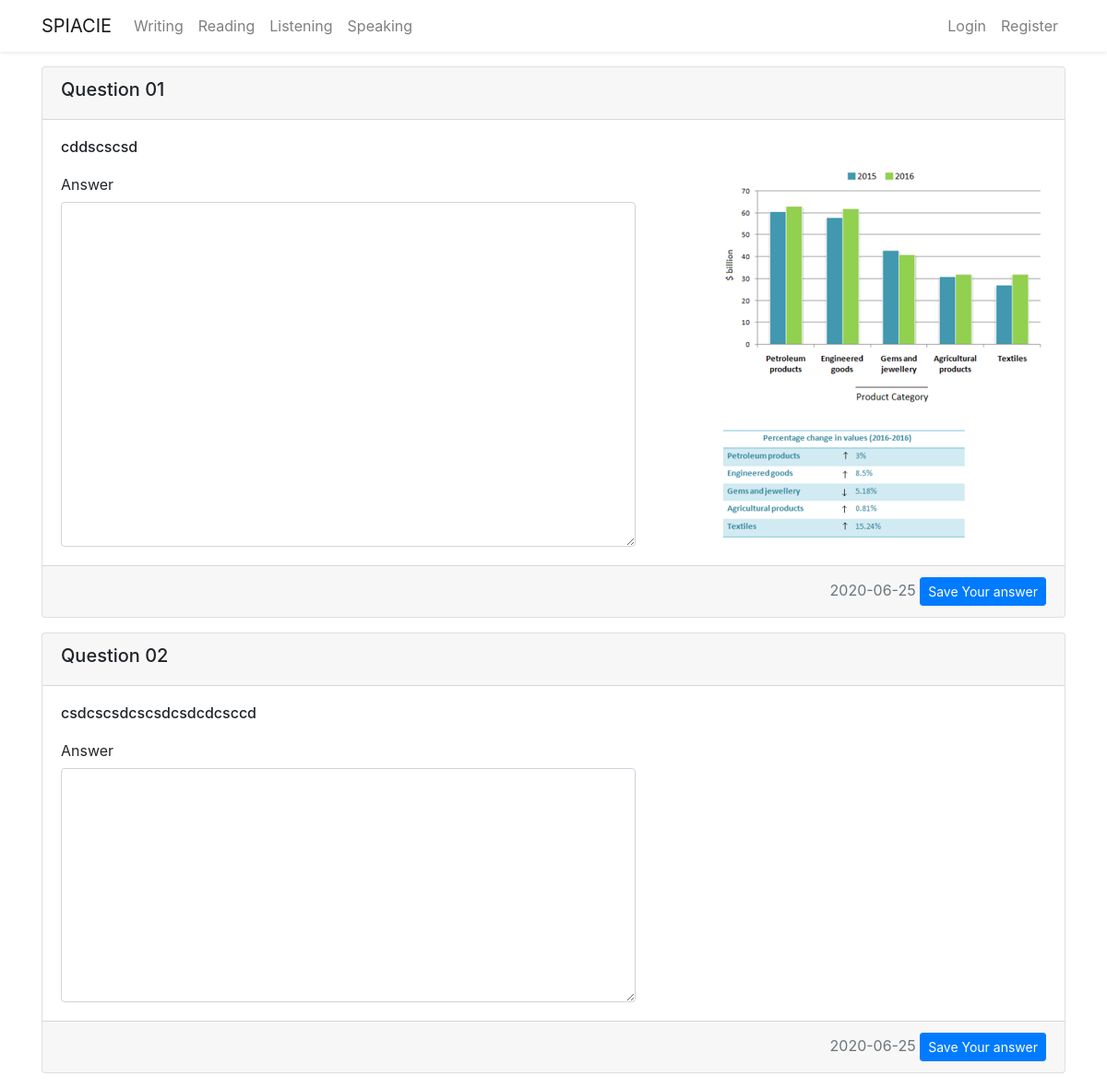
/writing/1, run on an earlier commit of the app's database.
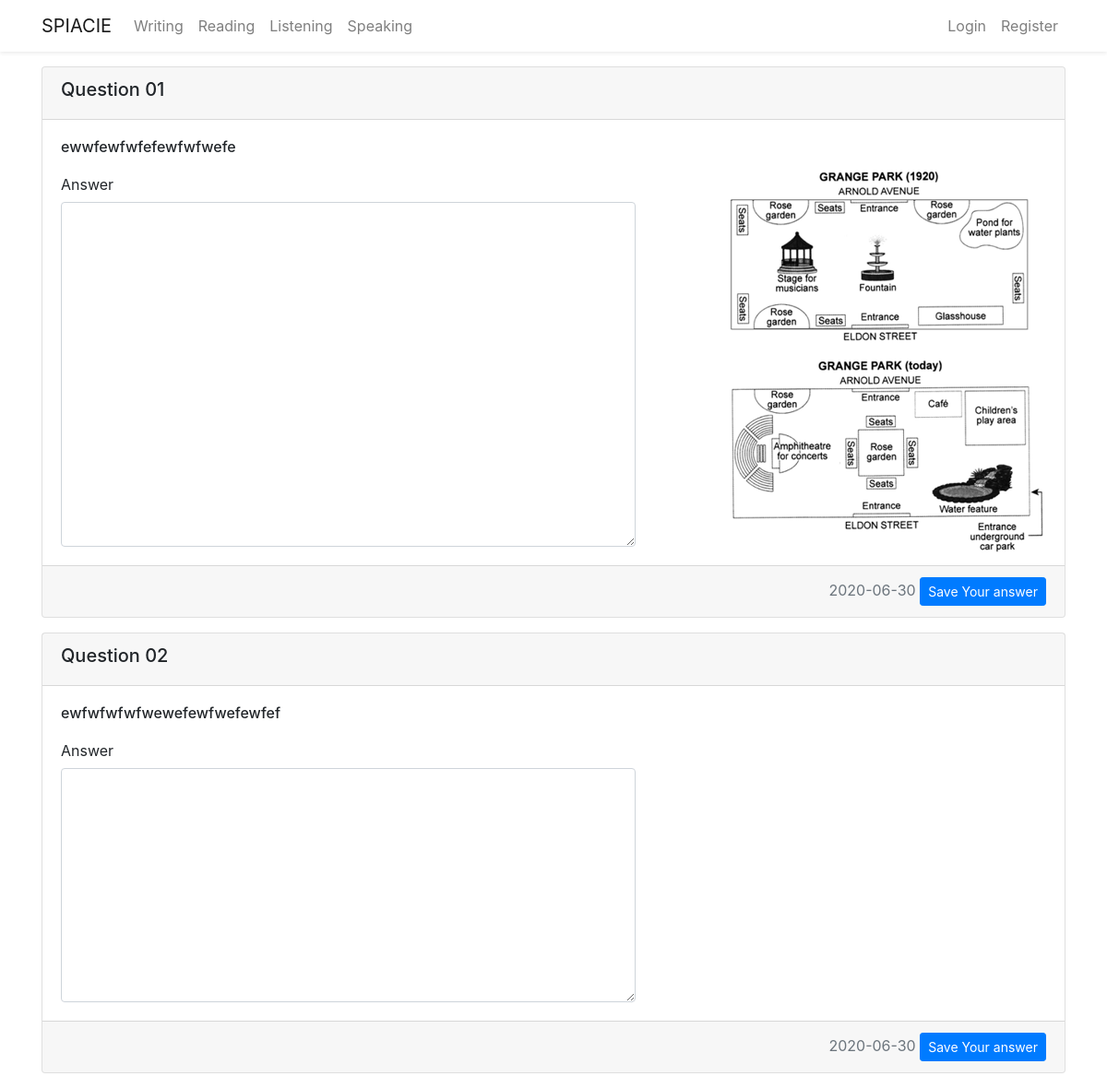
And on a later commit of the database.
### flaskblog/models.py (models this page shows, shortened)
class Writingpaper(db.Model):
    id = db.Column(db.Integer, primary_key=True)
    title = db.Column(db.String(300), unique=True, nullable=False)
    task01 = db.Column(db.String(1000), nullable=False)
    task01_img = db.Column(db.String(20), nullable=True)
    task02 = db.Column(db.String(1000), nullable=False)
    date_posted = db.Column(db.DateTime, nullable=False,
                            default=datetime.utcnow)
    user_id = db.Column(db.Integer, db.ForeignKey('user.id'), nullable=False)
    answer = db.relationship(
        'Writingpaperanswer', backref='candidate', lazy=True)

### flaskblog/writing/routes.py (the view, shortened to what this page needs)
@writing.route("/writing/<int:writing_id>", methods=['GET', 'POST'])
def show_writing(writing_id):
    writingpaper = Writingpaper.query.get_or_404(writing_id)
    form1 = WritingpaperoneForm()
    form2 = WritingpapertwoForm()
    return render_template('writing_paper.html',  writingpaper=writingpaper, form1=form1, form2=form2)

### flaskblog/writing/forms.py
class WritingpaperoneForm(FlaskForm):
    task01_answer = TextAreaField(
        'Answer', validators=[DataRequired(), Length(min=150)])
    submit = SubmitField('Save Your answer')

class WritingpapertwoForm(FlaskForm):
    task02_answer = TextAreaField(
        'Answer', validators=[DataRequired(), Length(min=250)])
    submit = SubmitField('Save Your answer')

### flaskblog/templates/writing_paper.html (shortened to what this page needs)
{% extends 'layout.html' %} {% block content %}
<div class="card mt-3 mb-3">
  <form method="post" action="" enctype="multipart/form-data">
    <div class="card-header">
      <h5>Question 01</h5>
    </div>
    <div class="card-body">
      <h6 class="card-title">
        {% autoescape false %} {{ writingpaper.task01.replace('\n', '<br />') }}
        {% endautoescape %}
      </h6>
      {% if writingpaper.task01_img %}
      <div class="img-fluid">
        <img
          src="{{ url_for('static', filename='writingpaper/' + writingpaper.task01_img) }}"
          class="img-fluid float-right"
          alt="..."
        />
      </div>
      {% endif %} {{ form1.task01_answer.label(class_="col-form-label
      text-md-right")}} {% if form1.task01_answer.errors %}
      {{form1.task01_answer(class="form-control col-md-7 is-invalid" ,
      rows=15)}}
      <div class="invaild-feedback col-md-3 text-danger">
        {% for error in form1.task01_answer.errors %}
        <small>{{ error }}</small>
        {% endfor %}
      </div>
      {% else %} {{ form1.task01_answer(class_="form-control col-md-7",
      rows=15)}} {% endif %}
    </div>
    <div class="card-footer text-muted text-right">
      {{ writingpaper.date_posted.strftime('%Y-%m-%d') }} {{
      form1.submit(class="btn btn-primary btn-sm")}}
    </div>
  </form>
</div>
<div class="card mt-3 mb-3">
  <form method="post" action="" enctype="multipart/form-data">
    <div class="card-header">
      <h5>Question 02</h5>
    </div>
    <div class="card-body">
      <h6 class="card-title">
        {% autoescape false %}{{ writingpaper.task02.replace('\n', '<br />') }}
        {% endautoescape %}
      </h6>
      {{ form2.task02_answer.label(class_="col-form-label text-md-right")}} {%
      if form2.task02_answer.errors %} {{form2.task02_answer(class="form-control
      col-md-7 is-invalid" , rows=10)}}
      <div class="invaild-feedback col-md-3 text-danger">
        {% for error in form2.task02_answer.errors %}
        <small>{{ error }}</small>
        {% endfor %}
      </div>
      {% else %} {{ form2.task02_answer(class_="form-control col-md-7",
      rows=10)}} {% endif %}
    </div>
    <div class="card-footer text-muted text-right">
      {{ writingpaper.date_posted.strftime('%Y-%m-%d') }} {{
      form2.submit(class="btn btn-primary btn-sm")}}
    </div>
  </form>
</div>
{% endblock content %}

What changed in the data, as far as the page shows it:
changed Writingpaper: task01.replace "cddscscsd" → "ewwfewfwfefewfwfwefe"; task01_img: a different picture; date_posted "2020-06-25" → "2020-06-30"; task02.replace "csdcscsdcscsdcsdcdcsccd" → "ewfwfwfwfwewefewfwefewfef"
